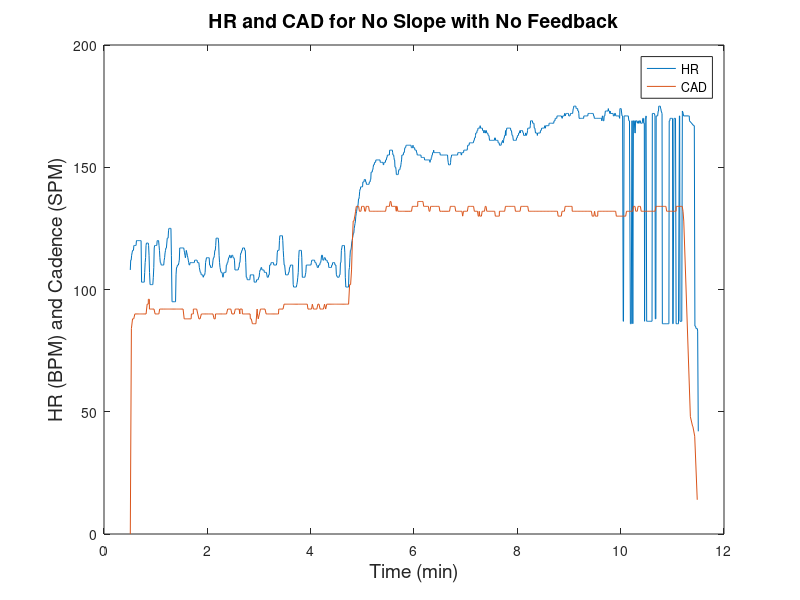

This chart was generated by the following MATLAB code: (Note: this script raises an error after producing the figure.)
% FIRST TEST AFTER UPDATING HARDWARE
% This test is a step from 150bpm to 180bpm
% using PREVIOUS SPM, not current

% this test is to view the effect that slope has on the HR-cadence
% relationship, two tests
%   1 with zero incline
%   1 with 7.5 deg incline to emphasize slope effect

% step function with cadence by being on a treadmill and timing walk to run

load("NF_No_slope.mat");
load("NF_W_Slope.mat");


% everyhting worked, nothing got disconnected
% begin getting the data

% load in T1.mat which contains
% 1. LHR1 - inst. HR with time stamps
% 2. LSPM1 - inst. cadence with time stamps
% 3. LCAD1 - desired cadence
HR_time_1 = NFHR1(2:2:end);
HR_time_1 = HR_time_1 / 60000; % converting to mins
HR_1 = NFHR1(1:2:end); % is in bpm

SPM_time_1 = NFSPM1(2:2:end);
SPM_time_1 = SPM_time_1 / 60000; % also converting to mins
SPM_1 = NFSPM1(1:2:end); % is in steps per min (SPM)

HR_time_2 = NFHR2(2:2:end);
HR_time_2 = HR_time_2 / 60000; % converting to mins
HR_2 = NFHR2(1:2:end); % is in bpm

SPM_time_2 = NFSPM2(2:2:end);
SPM_time_2 = SPM_time_2 / 60000; % also converting to mins
SPM_2 = NFSPM2(1:2:end); % is in steps per min (SPM)


% now have HR, SPM, and desired CAD with corresponding times

%% Filtering the inst. HR and SPM 
% Median filter HR with nbh of 15 values 
% 15 b/c extra noisy at the beginning, but the median filter cleans it up
HR_filt_1 = medfilt1(HR_1, 11); 
HR_filt_2 = medfilt1(HR_2, 9);

% average filt SPM and median filt to see what is better
SPM_filt_1 = medfilt1(SPM_1, 11);
SPM_filt_2 = medfilt1(SPM_2, 9);


%% last graphs of everything together
figure;
plot(HR_time_1, HR_filt_1);
xlabel("Time (min)", 'FontSize',14);
ylabel("HR (BPM) and Cadence (SPM)", 'FontSize',14);
title("HR and CAD for No Slope with No Feedback", 'FontSize',14);
hold on;
plot(SPM_time_1, SPM_filt_1);
lgd = legend("HR","CAD");
lgd.FontSize = 11;
xlim([0 10]);
ylim([0 200]);
hold off;

figure;
plot(HR_time_2, HR_filt_2);
xlabel("Time (min)", 'FontSize',14);
ylabel("HR (BPM) and Cadence (SPM)", 'FontSize',14);
title("HR and CAD for 7.5 Deg Slope with No Feedback", 'FontSize',14);
hold on;
plot(SPM_time_2, SPM_filt_2);
lgd = legend("HR","CAD");
lgd.FontSize = 11;
xlim([0 10]);
ylim([0 200]);
hold off;

figure;
plot(HR_time_1, HR_filt_1);
xlabel("Time (min)", 'FontSize',14);
ylabel("HR (BPM) and Cadence (SPM)", 'FontSize',14);
title("HR and CAD for No Slope and 7.5 Deg Slope", 'FontSize',14);
hold on;
plot(SPM_time_1, SPM_filt_1);
plot(HR_time_2, HR_filt_2);
plot(SPM_time_2, SPM_filt_2);
lgd = legend("HR Flat","CAD Flat", "HR Slope", "CAD Slope");
lgd.FontSize = 11;
xlim([0 10]);
ylim([0 200]);
hold off;

%% post-processing data metrics
% HR beginning part (slow) 
HR_b1 = HR_filt_1(HR_time_1 > 0.6 & HR_time_1 < 4.5);
HR_time_b1 = HR_time_1(HR_time_1 > 0.6 & HR_time_1 < 4.5);
HR_b2 = HR_filt_2(HR_time_2 > 0.6 & HR_time_2 < 4.5);
HR_time_b2 = HR_time_2(HR_time_2 > 0.6 & HR_time_2 < 4.5);

% CAD beginning part (slow) 
CAD_b1 = SPM_filt_1(SPM_time_1 > 0.6 & SPM_time_1 < 4.5);
CAD_time_b1 = SPM_time_1(SPM_time_1 > 0.6 & SPM_time_1 < 4.5);
CAD_b2 = SPM_filt_2(SPM_time_2 > 0.6 & SPM_time_2 < 4.5);
CAD_time_b2 = SPM_time_2(SPM_time_2 > 0.6 & SPM_time_2 < 4.5);

% end part (fast)
HR_e1 = HR_filt_1(HR_time_1 > 6.0 & HR_time_1 < 9.5);
HR_time_e1 = HR_time_1(HR_time_1 > 6.0 & HR_time_1 < 9.5);
HR_e2 = HR_filt_2(HR_time_2 > 6.0 & HR_time_2 < 9.5);
HR_time_e2 = HR_time_2(HR_time_2 > 6.0 & HR_time_2 < 9.5);

% CAD end part (fast) 
CAD_e1 = SPM_filt_1(SPM_time_1 > 6.0 & SPM_time_1 < 9.5);
CAD_time_e1 = SPM_time_1(SPM_time_1 > 6.0 & SPM_time_1 < 9.5);
CAD_e2 = SPM_filt_2(SPM_time_2 > 6.0 & SPM_time_2 < 9.5);
CAD_time_e2 = SPM_time_2(SPM_time_2 > 6.0 & SPM_time_2 < 9.5);

% HR transition part 
HR_t1 = HR_filt_1(HR_time_1 > 4.6 & HR_time_1 < 5.9);
HR_time_t1 = HR_time_1(HR_time_1 > 4.6 & HR_time_1 < 5.9);
HR_t2 = HR_filt_2(HR_time_2 > 4.6 & HR_time_2 < 5.9);
HR_time_t2 = HR_time_2(HR_time_2 > 4.6 & HR_time_2 < 5.9);

% CAD transition part 
CAD_t1 = SPM_filt_1(SPM_time_1 > 4.6 & SPM_time_1 < 5.9);
CAD_time_t1 = SPM_time_1(SPM_time_1 > 4.6 & SPM_time_1 < 5.9);
CAD_t2 = SPM_filt_2(SPM_time_2 > 4.6 & SPM_time_2 < 5.9);
CAD_time_t2 = SPM_time_2(SPM_time_2 > 4.6 & SPM_time_2 < 5.9);

%% use the broken up runs to get averages and curve fits
HR_b1_avg = mean(HR_b1);
HR_e1_avg = mean(HR_e1);
HR_b2_avg = mean(HR_b2);
HR_e2_avg = mean(HR_e2);

CAD_b1_avg = mean(CAD_b1);
CAD_e1_avg = mean(CAD_e1);
CAD_b2_avg = mean(CAD_b2);
CAD_e2_avg = mean(CAD_e2);

fitobject1 = fit(HR_time_t1, HR_t1, 'exp1');
figure;
plot(fitobject1,HR_time_t1, HR_t1);

fitobject2 = fit(HR_time_t2, HR_t2, 'exp1');
figure;
plot(fitobject2,HR_time_t2, HR_t2);
